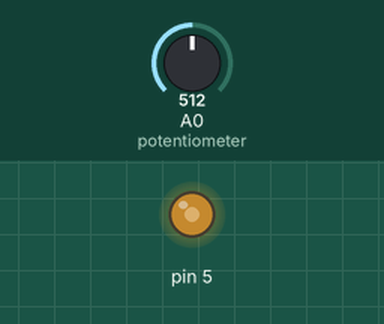
A sketch run on a simulated Arduino Uno, built with avr-gcc and run on an emulated ATmega328P. Shown: output pins drawn as LEDs (lit = HIGH). The test bench sets the inputs (shaded band); at power-on: A0 (potentiometer) = 512.

Above: at 1.2 s.
1.3 s: A0 (potentiometer) set to 716
At 2.0 s:
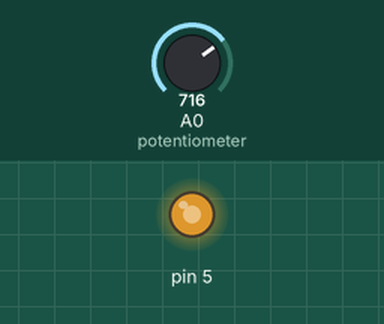
2.8 s: A0 (potentiometer) set to 900
At 3.2 s:
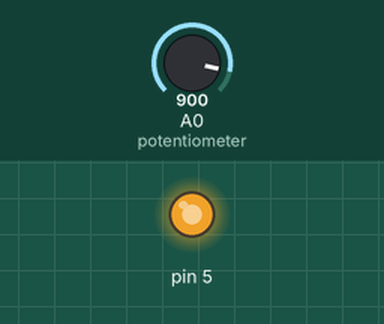
4.3 s: A0 (potentiometer) set to 122
At 5.5 s:
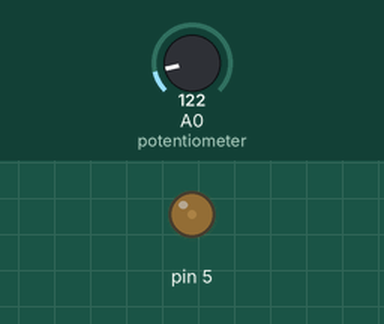
5.8 s: A0 (potentiometer) set to 0
At 6.7 s:
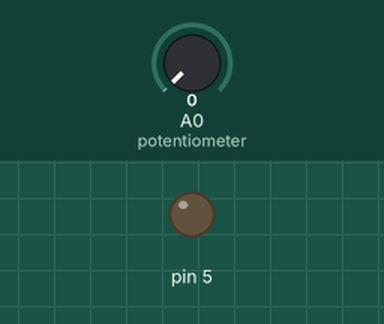
7.3 s: A0 (potentiometer) set to 511
At 7.8 s:
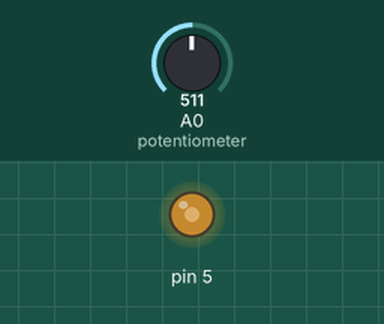
Timing chart, 0 to 9.8 s (numbered marks = the images above; inputs shaded):
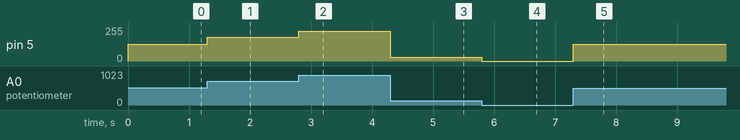

The sketch:

LED_brightness_control.ino
```cpp
int potValue;
int brightness;

void setup() {
  pinMode(5, OUTPUT);
}

void loop() {
  potValue = analogRead(A0);              // Read potentiometer (0–1023)
  brightness = map(potValue, 0, 1023, 0, 255); // Convert to 0–255
  analogWrite(5, brightness);             // Control LED brightness
}
```

Measured:
- after the input at 1.3 s, pin 5: 127/255 → 178/255 at once
- after the input at 2.8 s, pin 5: 178/255 → 224/255 at once
- after the input at 4.3 s, pin 5: 224/255 → 30/255 at once
- after the input at 5.8 s, pin 5: 30/255 → 0/255 at once
- after the input at 7.3 s, pin 5: 0/255 → 127/255 at once
